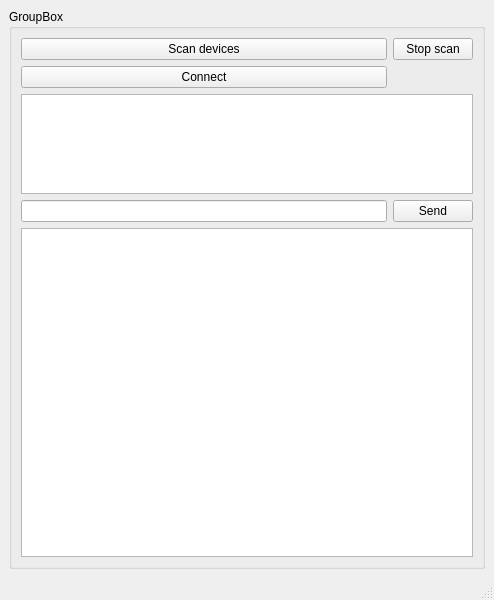
<?xml version="1.0" encoding="UTF-8"?>
<ui version="4.0">
 <class>MainWindow</class>
 <widget class="QMainWindow" name="MainWindow">
  <property name="geometry">
   <rect>
    <x>0</x>
    <y>0</y>
    <width>494</width>
    <height>600</height>
   </rect>
  </property>
  <property name="windowTitle">
   <string>MainWindow</string>
  </property>
  <widget class="QWidget" name="centralwidget">
   <layout class="QVBoxLayout" name="verticalLayout">
    <item>
     <widget class="QGroupBox" name="groupBox">
      <property name="title">
       <string>GroupBox</string>
      </property>
      <layout class="QGridLayout" name="gridLayout_2">
       <item row="1" column="0">
        <widget class="QPushButton" name="pbConnect">
         <property name="text">
          <string>Connect</string>
         </property>
        </widget>
       </item>
       <item row="4" column="0" colspan="2">
        <widget class="QTextEdit" name="textEdit"/>
       </item>
       <item row="0" column="1">
        <widget class="QPushButton" name="pbStop">
         <property name="text">
          <string>Stop scan</string>
         </property>
        </widget>
       </item>
       <item row="2" column="0" colspan="2">
        <widget class="QListWidget" name="deviceList">
         <property name="sizePolicy">
          <sizepolicy hsizetype="Expanding" vsizetype="MinimumExpanding">
           <horstretch>0</horstretch>
           <verstretch>0</verstretch>
          </sizepolicy>
         </property>
         <property name="maximumSize">
          <size>
           <width>16777215</width>
           <height>100</height>
          </size>
         </property>
        </widget>
       </item>
       <item row="3" column="1">
        <widget class="QPushButton" name="pbSend">
         <property name="text">
          <string>Send</string>
         </property>
        </widget>
       </item>
       <item row="0" column="0">
        <widget class="QPushButton" name="pbStart">
         <property name="text">
          <string>Scan devices</string>
         </property>
        </widget>
       </item>
       <item row="3" column="0">
        <widget class="QLineEdit" name="lineEdit"/>
       </item>
      </layout>
     </widget>
    </item>
   </layout>
  </widget>
  <widget class="QMenuBar" name="menubar">
   <property name="geometry">
    <rect>
     <x>0</x>
     <y>0</y>
     <width>494</width>
     <height>20</height>
    </rect>
   </property>
  </widget>
  <widget class="QStatusBar" name="statusbar"/>
 </widget>
 <resources/>
 <connections/>
</ui>
